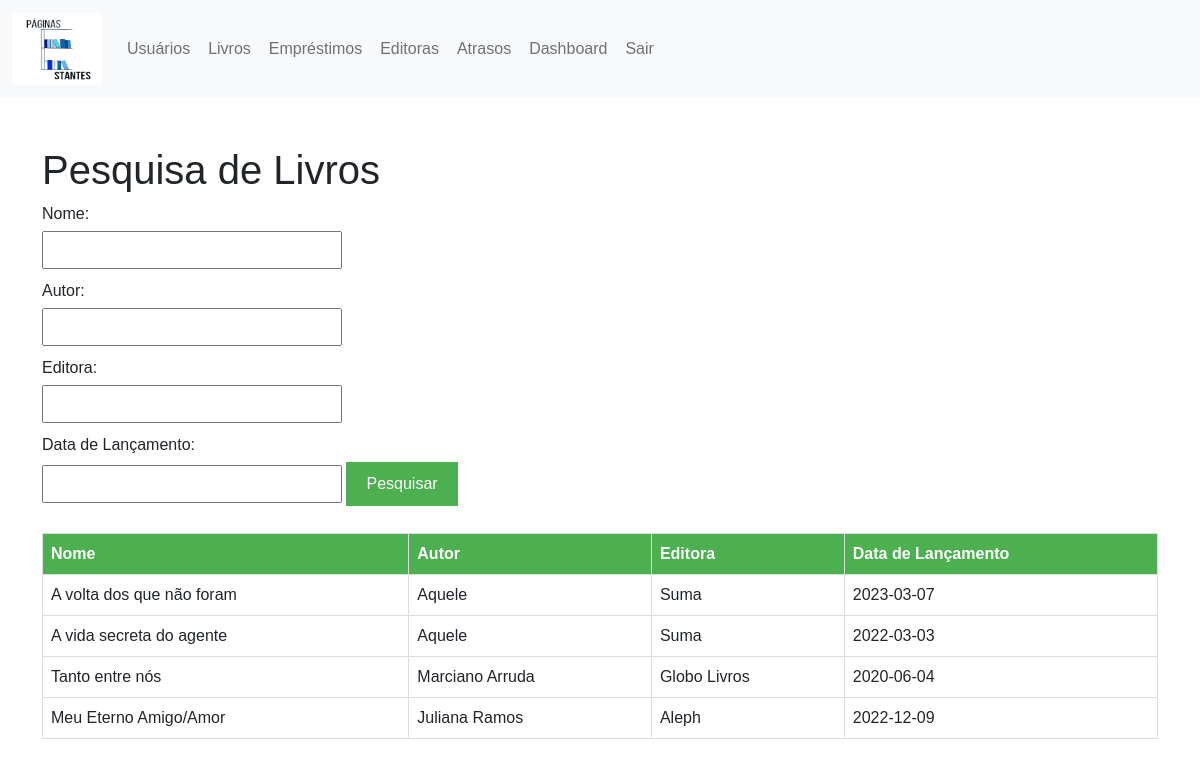
Page /ProjetoWDA/pesquisarlivros.php on the earlier database version.
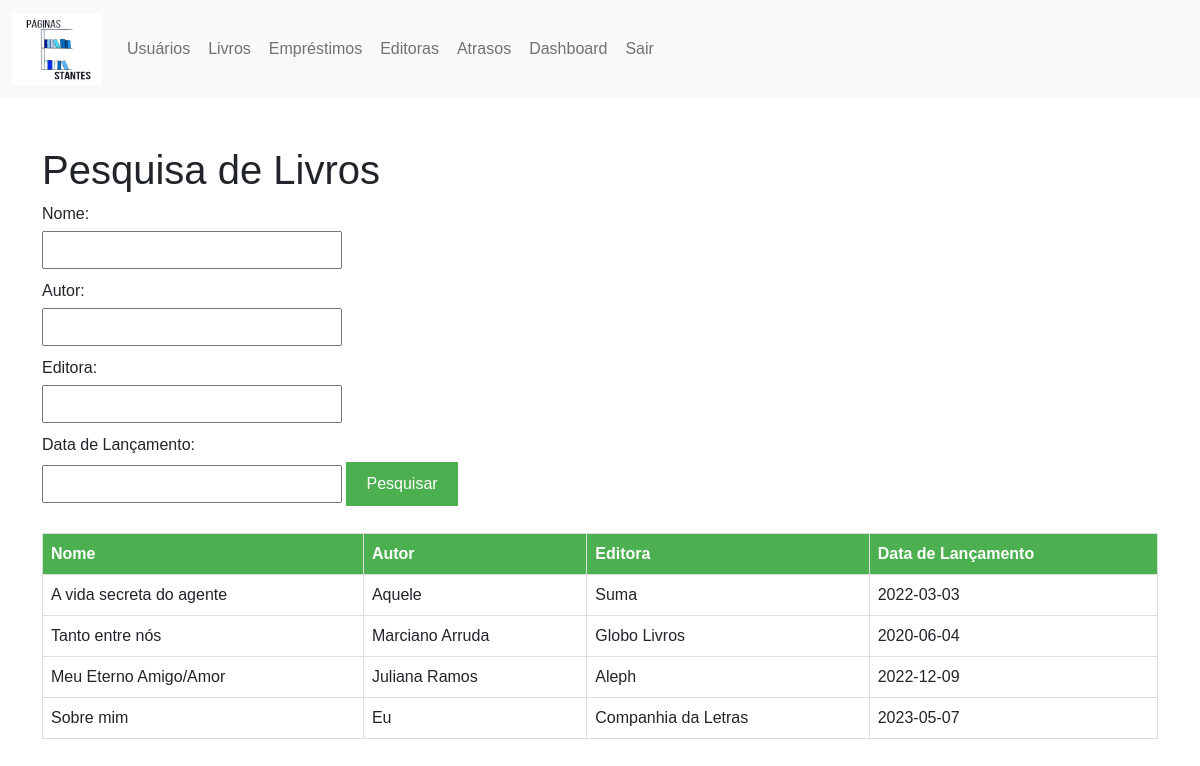
Same page on the later database version.
### tables this page shows
CREATE TABLE `livros` (
  `id` int(11) NOT NULL,
  `nome` text DEFAULT NULL,
  `autor` text DEFAULT NULL,
  `editora` text DEFAULT NULL,
  `data_lancamento` date DEFAULT NULL,
  `estoque` int(11) DEFAULT NULL,
  `novo_estoque` int(11) DEFAULT NULL
);

### ProjetoWDA/pesquisarlivros.php (the view, shortened to what this page needs)
<!DOCTYPE html>
<html>
<head>
    <link rel="stylesheet" href="css/bootstrap.min.css">
</head>
<body>
<nav class="navbar navbar-expand-lg bg-light">
        <div class="container-fluid">
		<a class="navbar-brand" href="#">
      		<img src="logo.png" alt="Bootstrap" width="90" height="72">
    	</a>
          <div class="collapse navbar-collapse" id="navbarNavAltMarkup">
            <div class="navbar-nav">
              <a class="nav-link btn btn-light" href="usuarios.php">Usuários</a>
			  <a class="nav-link btn btn-light" href="livros.php">Livros</a>
			  <a class="nav-link btn btn-light" href="emprestimos.php">Empréstimos</a>
			  <a class="nav-link btn btn-light" href="editoras.php">Editoras</a>
			  <a class="nav-link btn btn-light" href="atrasos.php">Atrasos</a>
			  <a class="nav-link btn btn-light" href="dashboard.php" class="dashboard-button">Dashboard</a>
			  <a class="nav-link btn btn-light" href="logout.php">Sair</a>
            </div>
          </div>
        </div>
      </nav><br><br>
      <div class="container">
    <h1>Pesquisa de Livros</h1>
    <form method="GET" action="">
        <label for="nome">Nome:</label>
        <input type="text" name="nome" id="nome">
        <label for="autor">Autor:</label>
        <input type="text" name="autor" id="autor">
        <label for="editora">Editora:</label>
        <input type="text" name="editora" id="editora">
        <label for="data_lancamento">Data de Lançamento:</label>
        <input type="text" name="data_lancamento" id="data_lancamento">
        <input type="submit" value="Pesquisar">
    </form>
    <?php
    if ($_SERVER['REQUEST_METHOD'] === 'GET') {
        $query = "SELECT * FROM livros WHERE 1=1";
        include 'conexao.php';
        $result = mysqli_query($conn, $query);
        if (mysqli_num_rows($result) > 0) {
            echo "<table>
                    <tr>
                        <th>Nome</th>
                        <th>Autor</th>
                        <th>Editora</th>
                        <th>Data de Lançamento</th>
                    </tr>";
            while ($row = mysqli_fetch_assoc($result)) {
                echo "<tr>
                        <td>" . $row['nome'] . "</td>
                        <td>" . $row['autor'] . "</td>
                        <td>" . $row['editora'] . "</td>
                        <td>" . $row['data_lancamento'] . "</td>
                    </tr>";
            }
            echo "</table>";
        } else {
            echo "Nenhum livro encontrado.";
        }
    }
    ?>
    </div>
</body>
</html>

Differences in the rows shown:
removed livros: nome "A volta dos que não foram", autor "Aquele", editora "Suma", data_lancamento "2023-03-07"
added livros: nome "Sobre mim", autor "Eu", editora "Companhia da Letras", data_lancamento "2023-05-07"
